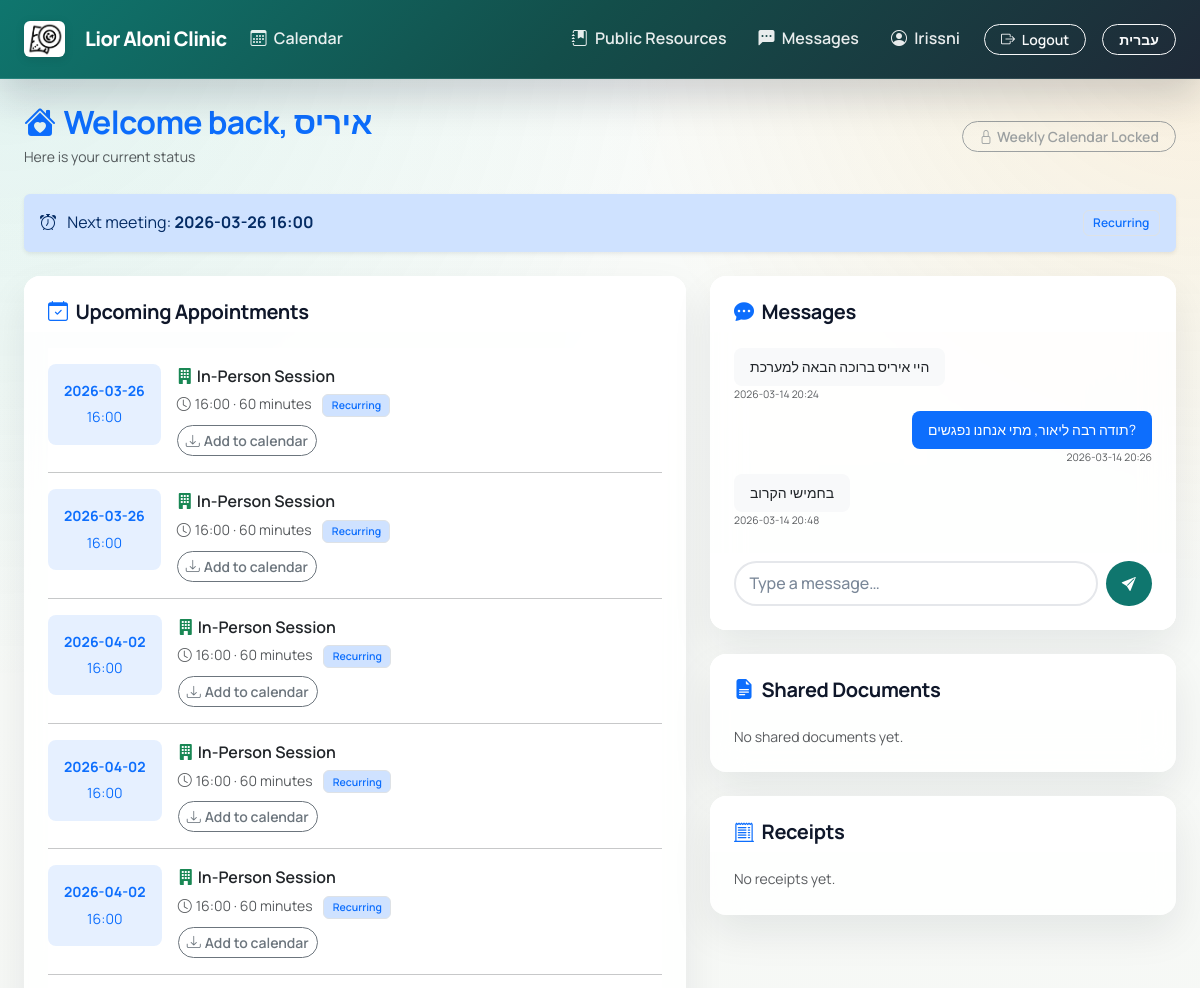
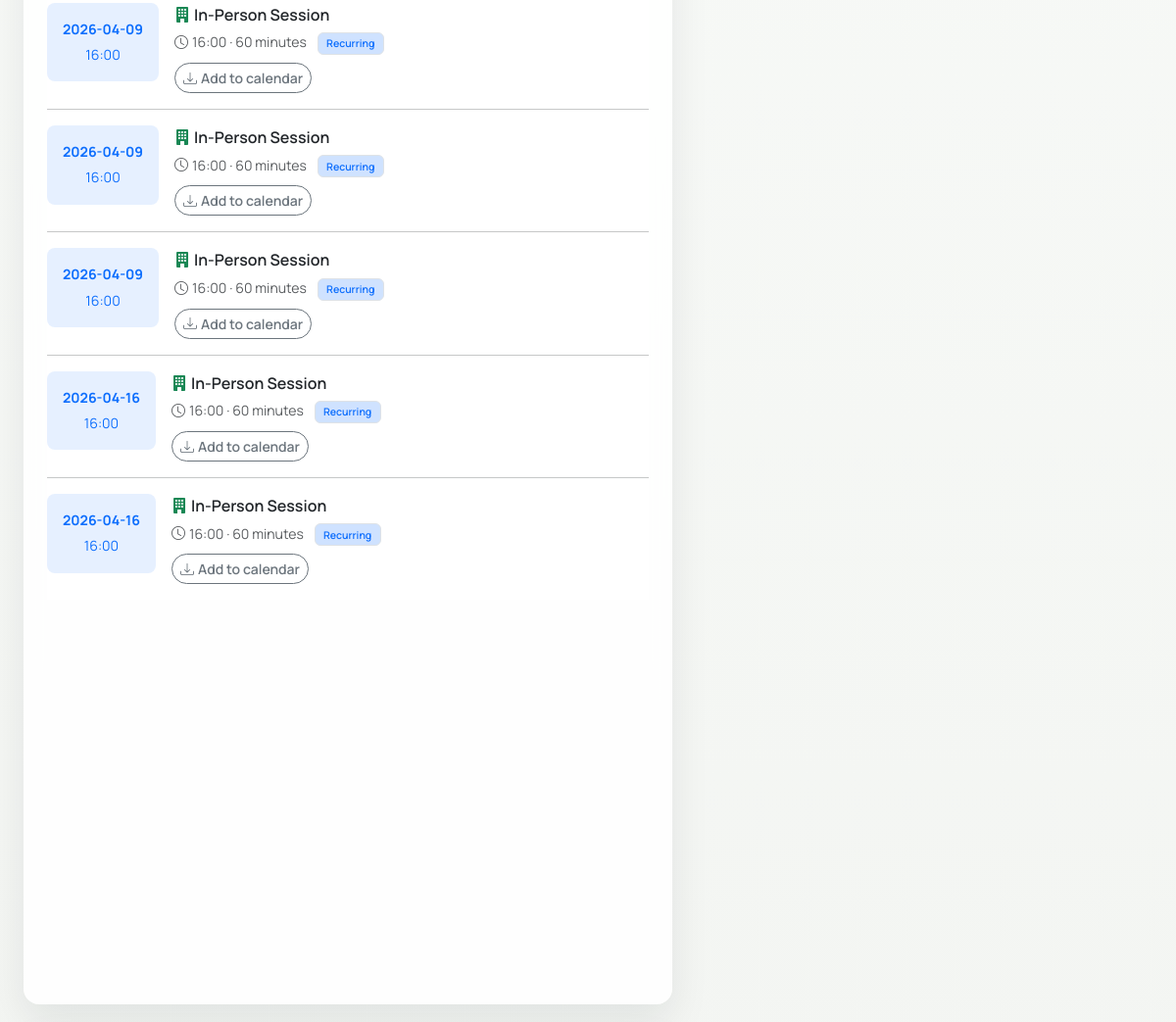
Before: /patient/home (signed in, upper part) with the older database file (2 pictures, top to bottom).
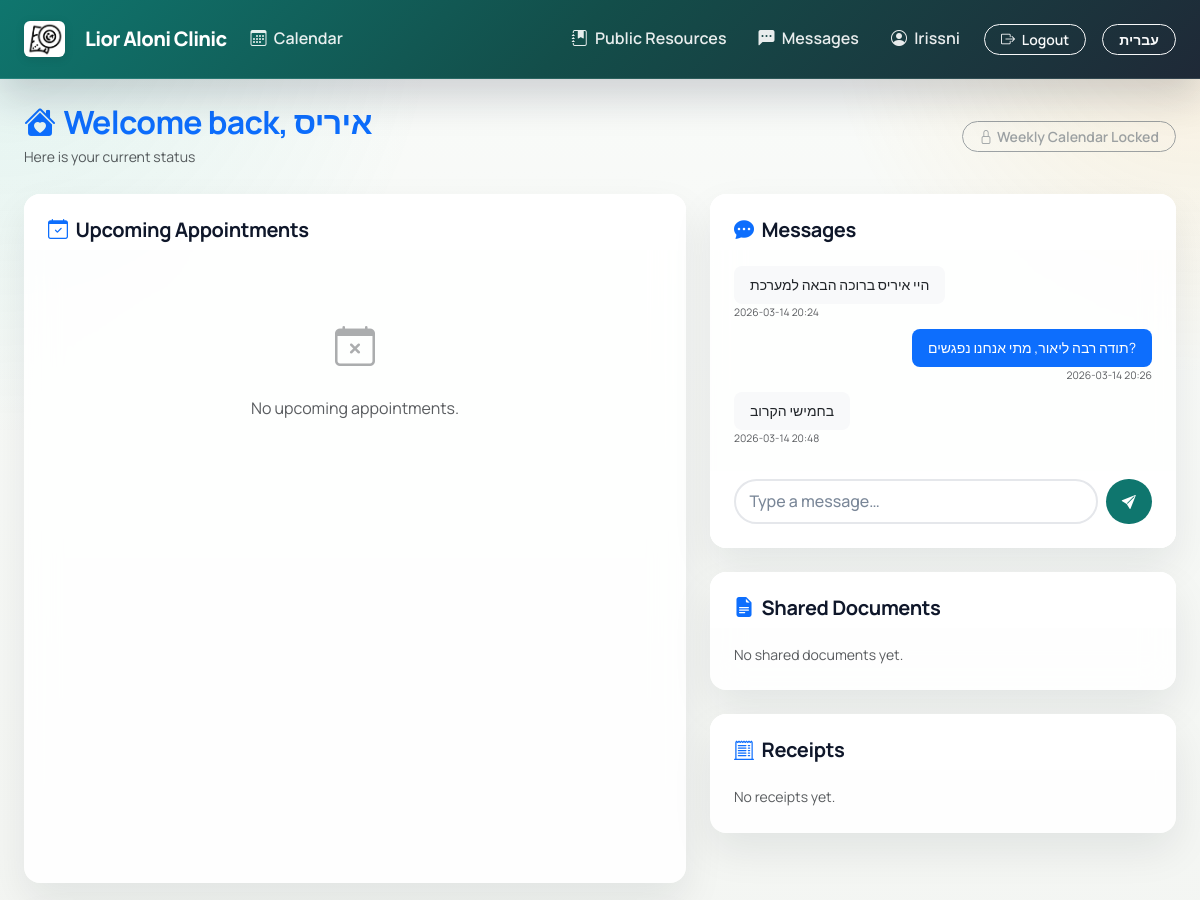
After: the same page with the newer database file.
### tables this page shows
CREATE TABLE appointments (
    id INTEGER PRIMARY KEY AUTOINCREMENT,
    patient_id INTEGER NOT NULL,
    appointment_date DATE NOT NULL,
    appointment_time TIME NOT NULL,
    status TEXT NOT NULL DEFAULT 'scheduled', -- 'scheduled', 'completed', 'cancelled'
    cost REAL DEFAULT 0,
    duration_minutes INTEGER DEFAULT 60,
    is_recurring BOOLEAN DEFAULT 0,
    recurrence_interval INTEGER,
    recurrence_days TEXT,
    recurrence_end_date DATE,
    recurrence_count INTEGER,
    meeting_type TEXT DEFAULT 'in-person',
    meeting_link TEXT,
    meeting_platform TEXT,
    meeting_title TEXT,
    missed_reason TEXT,
    save_to_google BOOLEAN DEFAULT 0,
    created_at TIMESTAMP DEFAULT CURRENT_TIMESTAMP,
    FOREIGN KEY (patient_id) REFERENCES patients (id)
);

CREATE TABLE messages (
    id INTEGER PRIMARY KEY AUTOINCREMENT,
    sender_id INTEGER NOT NULL,
    recipient_id INTEGER,
    content TEXT NOT NULL,
    timestamp TIMESTAMP DEFAULT CURRENT_TIMESTAMP,
    is_read BOOLEAN DEFAULT 0,
    FOREIGN KEY (sender_id) REFERENCES users (id),
    FOREIGN KEY (recipient_id) REFERENCES users (id)
);

### app.py (the view)
@app.route('/patient/home')
@login_required
def patient_home():
    if current_user.role != 'patient':
        return redirect(url_for('patients'))
    db = get_db()
    patient_id = current_user.patient_id
    patient = db.execute('SELECT * FROM patients WHERE id = ?', (patient_id,)).fetchone()
    upcoming = build_patient_upcoming_events(db, patient_id, days_ahead=120, limit=10)
    messages = db.execute('''
        SELECT m.*, u.username as sender_name
        FROM messages m
        LEFT JOIN users u ON m.sender_id = u.id
        WHERE m.sender_id = ? OR m.recipient_id = ?
        ORDER BY m.timestamp ASC
        LIMIT 20
    ''', (current_user.id, current_user.id)).fetchall()
    assigned_resources = db.execute('''
        SELECT r.*
        FROM resources r
        JOIN patient_resources pr ON r.id = pr.resource_id
        WHERE pr.patient_id = ?
        ORDER BY pr.assigned_at DESC
    ''', (patient_id,)).fetchall()
    receipts = db.execute('''
        SELECT *
        FROM receipts
        WHERE patient_id = ?
        ORDER BY created_at DESC
    ''', (patient_id,)).fetchall()
    db.execute('UPDATE messages SET is_read = 1 WHERE recipient_id = ?', (current_user.id,))
    db.commit()
    return render_template('patient_home.html', patient=patient,
                           upcoming=upcoming, messages=messages,
                           assigned_resources=assigned_resources,
                           receipts=receipts)

### app.py (called while the page is built)
@app.context_processor
def inject_translations():
    def t(text):
        if session.get('lang') == 'he':
            return HEBREW_TRANSLATIONS.get(text, text)
        return text
    ui_density = (session.get('ui_density') or 'balanced').strip().lower()
    if ui_density not in {'compact', 'balanced', 'large'}:
        ui_density = 'balanced'
    return dict(t=t, lang=session.get('lang', 'en'), ui_density=ui_density)

@app.context_processor
def inject_global_vars():
    unread_messages = 0
    if current_user.is_authenticated:
        db = get_db()
        unread_messages = db.execute(
            'SELECT COUNT(*) as count FROM messages WHERE recipient_id = ? AND is_read = 0',
            (current_user.id,)
        ).fetchone()['count']
    return dict(unread_messages=unread_messages)

@app.before_request
def routine_backup_guard():
    if request.path.startswith('/static/'):
        return
    if app.config.get('TESTING'):
        return
    try:
        perform_routine_encrypted_backup(app.config.get('DATABASE', DATABASE))
    except Exception:
        app.logger.exception('Routine encrypted backup failed')

def custom_weekday(date_obj):
    return (date_obj.weekday() + 1) % 7

### templates/patient_home.html (shortened to what the changed rows need)
{% extends 'layout.html' %}
{% block content %}
<div class="d-flex justify-content-between align-items-center mb-4 gap-3 flex-wrap">
    <div>
        <h2 class="mb-0 text-primary fw-bold">
            <i class="bi bi-house-heart-fill me-2"></i>{{ t('Welcome back') }}, {{ patient['name'].split()[0] }}
        </h2>
    </div>
</div>
{% if upcoming and upcoming|length > 0 %}
<div class="alert alert-primary border-0 shadow-sm mb-4 d-flex justify-content-between align-items-center gap-2 flex-wrap">
    <div>
        <i class="bi bi-alarm me-2"></i>
        {{ t('Next meeting:') }} <strong>{{ upcoming[0]['appointment_date'] }}</strong> <strong>{{ upcoming[0]['appointment_time'] }}</strong>
    </div>
    {% if upcoming[0]['is_recurring'] %}
    <span class="badge bg-primary-subtle text-primary border">{{ t('Recurring') }}</span>
    {% endif %}
</div>
{% endif %}
<div class="row g-4">
    <div class="col-lg-7">
        <div class="card border-0 shadow-sm rounded-4 h-100">
            <div class="card-body px-4 pb-4">
                {% if upcoming %}
                <div class="list-group list-group-flush">
                    {% for appt in upcoming %}
                    <div class="list-group-item border-0 px-0 py-3">
                        <div class="d-flex gap-3 align-items-start">
                            <div class="bg-primary bg-opacity-10 text-primary rounded-3 p-3 text-center" style="min-width:88px;">
                                <div class="fw-bold small">{{ appt['appointment_date'] }}</div>
                                <div class="small mt-1">{{ appt['appointment_time'] }}</div>
                            </div>
                            <div class="flex-grow-1">
                                <div class="fw-semibold mb-1">
                                    {% if appt['meeting_type'] in ['zoom', 'google-meet'] %}
                                    <i class="bi bi-camera-video-fill text-info me-1"></i>{{ t('Online Session') }}
                                    {% else %}
                                    <i class="bi bi-building-fill text-success me-1"></i>{{ t('In-Person Session') }}
                                    {% endif %}
                                </div>
                                <div class="text-muted small mb-2">
                                    <i class="bi bi-clock me-1"></i>{{ appt['appointment_time'] }}
                                    {% if appt['duration_minutes'] %} · {{ appt['duration_minutes'] }} {{ t('minutes') }}{% endif %}
                                    {% if appt['is_recurring'] %}
                                    <span class="badge bg-primary-subtle text-primary border ms-2">{{ t('Recurring') }}</span>
                                    {% endif %}
                                </div>
                                <div class="d-flex flex-wrap gap-2">
                                    <a class="btn btn-sm btn-outline-secondary" href="{{ url_for('export_ics', appointment_id=appt['id']) }}">
                                        <i class="bi bi-download me-1"></i>{{ t('Add to calendar') }}
                                    </a>
                                </div>
                            </div>
                        </div>
                    </div>
                    {% endfor %}
                </div>
                {% else %}
                <div class="text-center py-5 text-muted">
                    <i class="bi bi-calendar-x fs-1 d-block mb-3 opacity-50"></i>
                    <p class="mb-0">{{ t('No upcoming appointments.') }}</p>
                </div>
                {% endif %}
            </div>
        </div>
    </div>
    <div class="col-lg-5">
        <div class="card border-0 shadow-sm rounded-4 mb-4">
            <div class="card-body px-4 pb-3" style="max-height:260px; overflow-y:auto;">
                {% if messages %}
                    {% for msg in messages %}
                    <div class="mb-2 {% if msg['sender_id'] == current_user.id %}text-end{% endif %}">
                        <div class="d-inline-block px-3 py-2 rounded-3 small {% if msg['sender_id'] == current_user.id %}bg-primary text-white{% else %}bg-light text-dark{% endif %}" style="max-width:85%;">
                            {{ msg['content'] }}
                        </div>
                        <div class="text-muted" style="font-size:.65rem;">
                            {{ msg['timestamp'][:16] if msg['timestamp'] else '' }}
                        </div>
                    </div>
                    {% endfor %}
                {% else %}
                <p class="text-muted text-center py-3 small mb-0">{{ t('No messages yet.') }}</p>
                {% endif %}
            </div>
        </div>
    </div>
</div>
{% endblock %}

Changed rows visible on the page:
removed appointments: appointment_date "2026-03-26", appointment_time "16:00", t "In-Person Session", duration_minutes "60", t "minutes", t "Recurring", t "Add to calendar", appointment_date "2026-04-02", appointment_date "2026-04-09", appointment_date "2026-04-16"
removed appointments: appointment_date "2026-03-26", appointment_time "16:00", t "In-Person Session", duration_minutes "60", t "minutes", t "Recurring", t "Add to calendar", appointment_date "2026-04-02", appointment_date "2026-04-09", appointment_date "2026-04-16"
removed appointments: appointment_date "2026-04-02", appointment_time "16:00", t "In-Person Session", duration_minutes "60", t "minutes", t "Recurring", t "Add to calendar", appointment_date "2026-04-09"
Other visible differences:
{{ t('No upcoming appointments.') }}: (not shown) → "No upcoming appointments."
{{ t('Next meeting:') }}: "Next meeting:" → (not shown)
{{ t('Recurring') }}: "Recurring" → (not shown)
